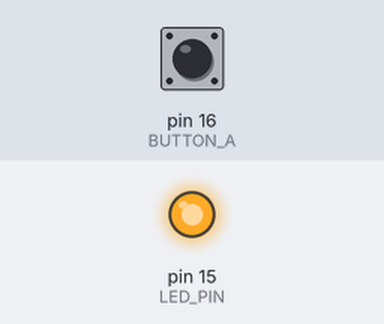
The sketch below on a simulated Arduino Uno, built with avr-gcc and run on an emulated ATmega328P. Shown: output pins drawn as LEDs (lit = HIGH). Inputs (shaded band) come from the test bench; at power-on: pin 16 (BUTTON_A) HIGH.

Above: at 1.2 s.
1.3 s: pin 16 (BUTTON_A) pulled LOW for 0.15 s
At 1.37 s:
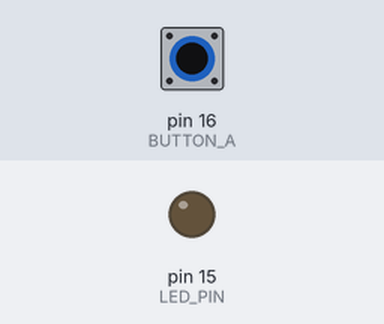
2.9 s: pin 16 (BUTTON_A) pulled LOW for 3.2 s
At 6.7 s:
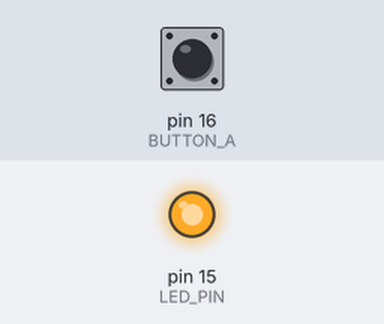
Timing chart, 0 to 8.2 s (numbered marks = the images above; inputs shaded):
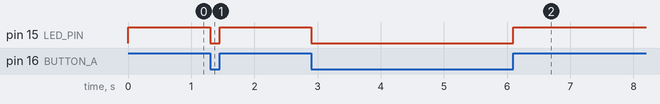

The sketch:

lab3.1.ino
```cpp
#define LED_PIN  15
#define BUTTON_A 16

void setup() {
    pinMode(LED_PIN, OUTPUT);
    pinMode(BUTTON_A, INPUT_PULLUP);
}

void loop() {
    if (digitalRead(BUTTON_A) == LOW) {
        digitalWrite(LED_PIN, LOW);
    } else {
        digitalWrite(LED_PIN, HIGH);
    }
}
```

Measured:
- after the input at 1.3 s, pin 15 (LED_PIN): HIGH → LOW at once, → HIGH 0.15 s later
- after the input at 2.9 s, pin 15 (LED_PIN): HIGH → LOW at once, → HIGH 3.2 s later
